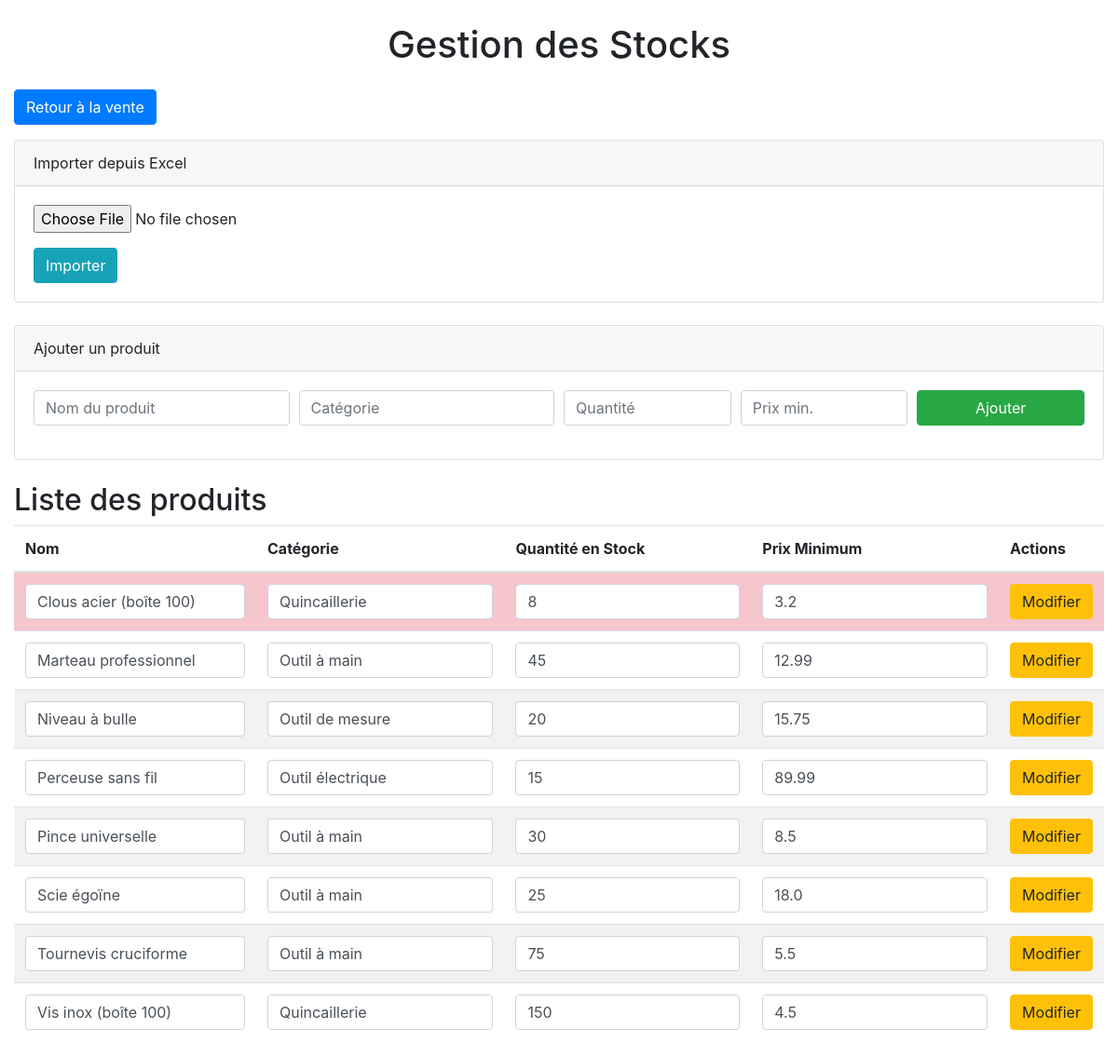
The page /inventory on the database as committed earlier.
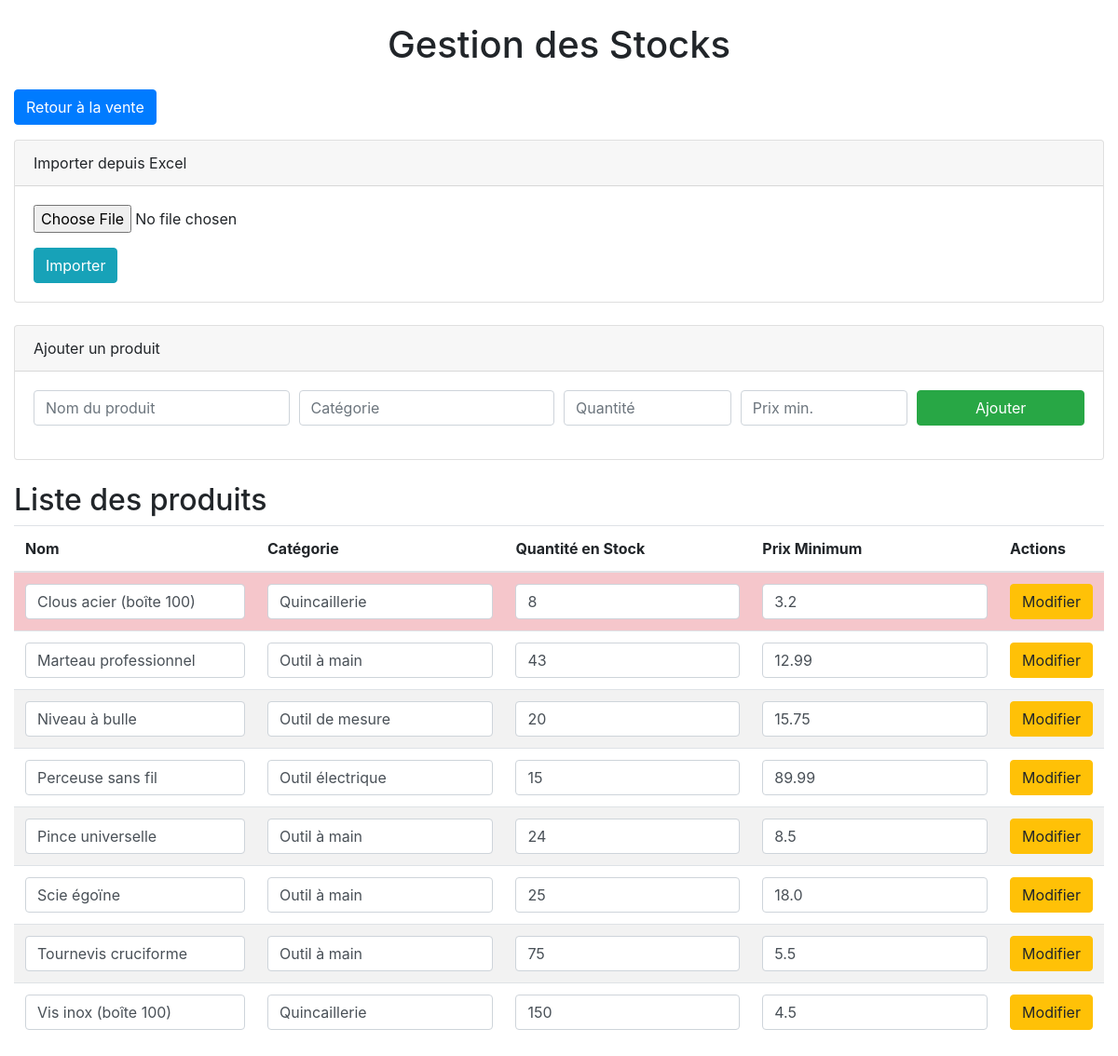
The same page on the database as committed later.
### app_v2.py (models this page shows, shortened)
class Product(db.Model):
    id = db.Column(db.Integer, primary_key=True)
    name = db.Column(db.String(200), nullable=False, unique=True)
    category = db.Column(db.String(100), nullable=False)
    stock_quantity = db.Column(db.Integer, nullable=False)
    min_price = db.Column(db.Float, nullable=False)
    reorder_level = db.Column(db.Integer, default=10)
    supplier_id = db.Column(db.Integer, db.ForeignKey("supplier.id"))
    barcode = db.Column(db.String(50), unique=True)
    description = db.Column(db.Text)
    image_url = db.Column(db.String(200))
    created_at = db.Column(db.DateTime, default=datetime.utcnow)
    supplier = db.relationship("Supplier", backref="products")

### app_v2.py (the view)
@app.route("/inventory")
def inventory():
    search = request.args.get("search", "")
    category = request.args.get("category", "")
    low_stock_only = request.args.get("low_stock", False)
    query = Product.query
    if search:
        query = query.filter(Product.name.ilike(f"%{search}%"))
    if category:
        query = query.filter(Product.category == category)
    if low_stock_only:
        query = query.filter(Product.stock_quantity <= Product.reorder_level)
    products = query.order_by(Product.name).all()
    categories = db.session.query(Product.category).distinct().all()
    suppliers = Supplier.query.all()
    return render_template(
        "inventory.html",
        products=products,
        categories=[c[0] for c in categories],
        suppliers=suppliers,
        search=search,
        selected_category=category,
    )

### templates/inventory.html (shortened to what this page needs)
<!DOCTYPE html>
<html lang="fr">
<head>
    <link rel="stylesheet" href="https://stackpath.bootstrapcdn.com/bootstrap/4.5.2/css/bootstrap.min.css">
</head>
<body>
    <div class="container-fluid">
        <h1 class="text-center my-4">Gestion des Stocks</h1>
        <a href="/" class="btn btn-primary mb-3">Retour à la vente</a>
        <div class="card mb-4">
            <div class="card-header">Importer depuis Excel</div>
            <div class="card-body">
                <form action="/inventory/import" method="post" enctype="multipart/form-data">
                    <div class="form-group">
                        <input type="file" name="file" class="form-control-file">
                    </div>
                    <button type="submit" class="btn btn-info">Importer</button>
                </form>
            </div>
        </div>
        <div class="card mb-4">
            <div class="card-header">Ajouter un produit</div>
            <div class="card-body">
                <form action="/product/add" method="post">
                    <div class="form-row">
                        <div class="form-group col-md-3">
                            <input type="text" name="name" class="form-control" placeholder="Nom du produit" required>
                        </div>
                        <div class="form-group col-md-3">
                            <input type="text" name="category" class="form-control" placeholder="Catégorie" required>
                        </div>
                        <div class="form-group col-md-2">
                            <input type="number" name="stock_quantity" class="form-control" placeholder="Quantité" required>
                        </div>
                        <div class="form-group col-md-2">
                            <input type="number" name="min_price" step="0.01" class="form-control" placeholder="Prix min." required>
                        </div>
                        <div class="form-group col-md-2">
                            <button type="submit" class="btn btn-success btn-block">Ajouter</button>
                        </div>
                    </div>
                </form>
            </div>
        </div>
        <h2>Liste des produits</h2>
        <table class="table table-striped">
            <thead>
                <tr>
                    <th>Nom</th>
                    <th>Catégorie</th>
                    <th>Quantité en Stock</th>
                    <th>Prix Minimum</th>
                    <th>Actions</th>
                </tr>
            </thead>
            <tbody>
                {% for product in products %}
                <tr class="{{ 'table-danger' if product.stock_quantity < 10 }}">
                    <form action="/product/edit/{{ product.id }}" method="post">
                        <td><input type="text" name="name" class="form-control" value="{{ product.name }}"></td>
                        <td><input type="text" name="category" class="form-control" value="{{ product.category }}"></td>
                        <td><input type="number" name="stock_quantity" class="form-control" value="{{ product.stock_quantity }}"></td>
                        <td><input type="number" name="min_price" step="0.01" class="form-control" value="{{ product.min_price }}"></td>
                        <td><button type="submit" class="btn btn-warning">Modifier</button></td>
                    </form>
                </tr>
                {% endfor %}
            </tbody>
        </table>
    </div>
</body>
</html>

Rows that differ between the two databases and show on the page:
changed Product "Marteau professionnel": stock_quantity "45" → "43"
changed Product "Pince universelle": stock_quantity "30" → "24"
